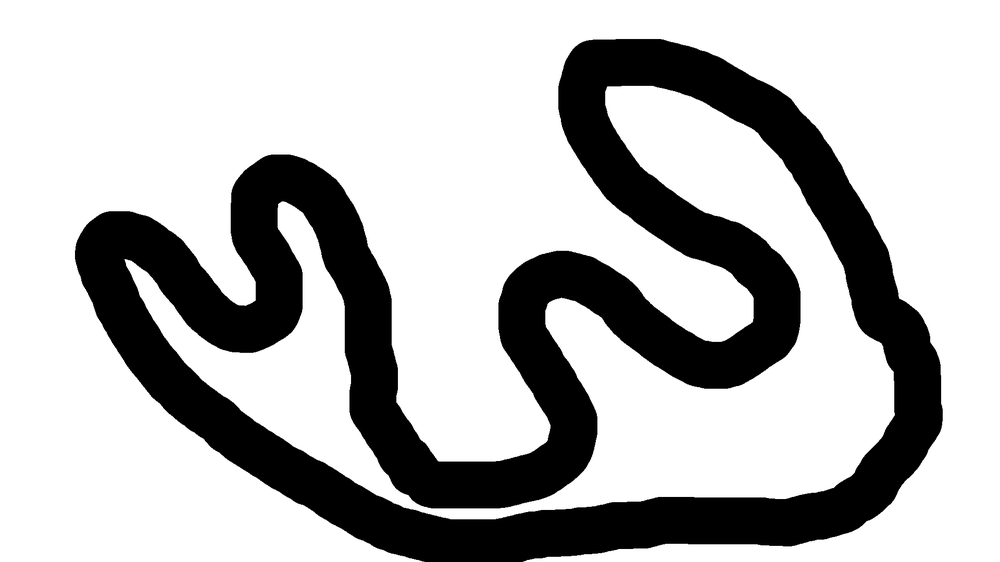
#> input picture road_map.png, 1000 x 562 px, shrunk from 1920 x 1080 before the run
$ python keypoints_extractor.py
#> lines starting #> are read from the running program, lines starting #| are printed output that depends on the picture; after the words box and inside, x2 and y2 are one past the last pixel; in counts of white or black regions, pixels touching at a corner belong together
import cv2
import numpy as np

def extract_road_centerline(image_path, step=30):
    """Extract points from black road on white background"""
#> called with image_path = 'road_map.png', step = 30
    # Read image
    img = cv2.imread(image_path, cv2.IMREAD_GRAYSCALE)
#> img is the input picture: shape (562, 1000); min 0, max 255, mean 185.2
    _, binary = cv2.threshold(img, 127, 255, cv2.THRESH_BINARY_INV)
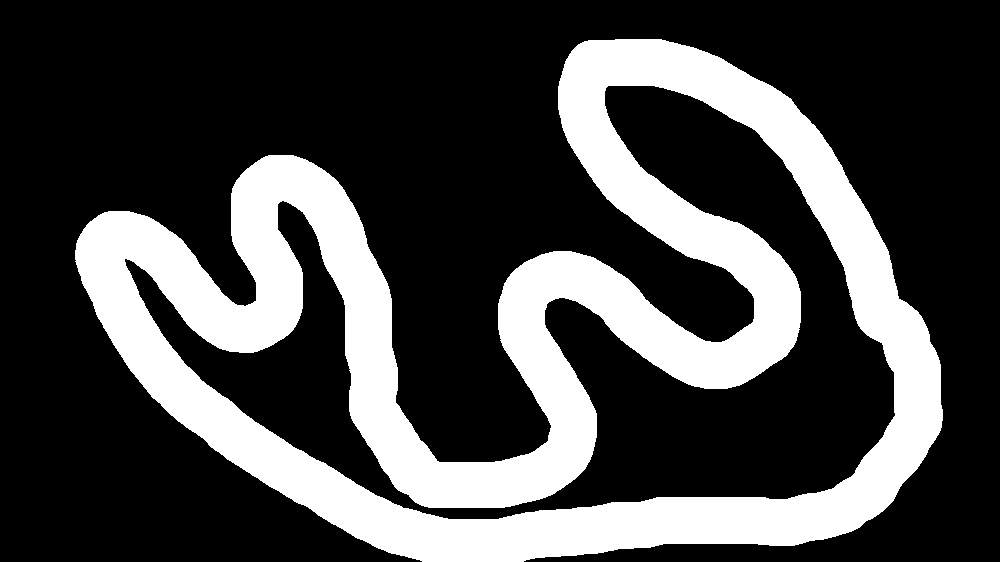
#> binary: shape (562, 1000); 27.4% white; 1 white region

    # Find contours (road edges)
    contours, _ = cv2.findContours(binary, cv2.RETR_EXTERNAL, cv2.CHAIN_APPROX_SIMPLE)
#> contours = 1 contour; box (x1, y1, x2, y2) and area: (75, 39, 943, 562) 243048
    if not contours:
        return []

    # Approximate centerline
    largest_contour = max(contours, key=cv2.contourArea)
#> largest_contour = contour of 1474 points, box (x1, y1, x2, y2) (75, 39, 943, 562), area 243048
    points = []

    # Sample points along the contour
    for i in range(0, len(largest_contour), step):
        x, y = largest_contour[i][0]
        points.append((x, y))
#> this loop made 50 passes
#> (i, x, y) on passes 2 to 13: (30, 560, 80), (60, 573, 150), (90, 606, 198), (120, 663, 240), (150, 709, 262), (180, 753, 321), (210, 699, 338), (240, 650, 304), (270, 602, 263), (300, 537, 256), (330, 501, 295), (360, 514, 364)
#> (x, y) on pass 1: (615, 39)
#> after the loop, points = 50 pairs, first value 79 to 939, second value 39 to 558

    return points

# Usage
road_points = extract_road_centerline("road_map.png")
#> road_points has the same summary as points in extract_road_centerline
road_points2=extract_road_centerline("road_map.png")
#> the loop in extract_road_centerline (call 2), `for i in range(0, len(largest_contour), step):` made 50 passes
#> road_points2 has the same summary as points in extract_road_centerline
print(f"Extracted {len(road_points)} points:")
#| Extracted 50 points:
#print(road_points[:10])  # Print first 10 points
if road_points==road_points2:
    print(True)
else:
    print(False)

$ run again, with 1.png copied over road_map.png
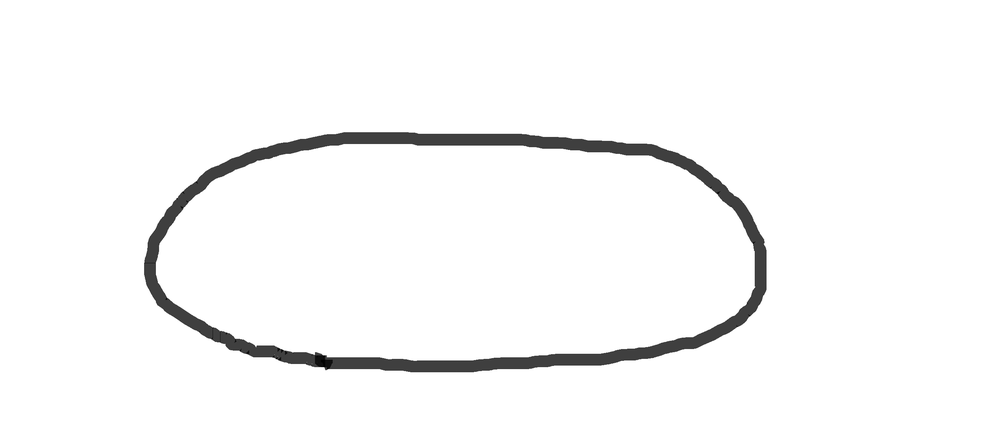
#> input picture 1.png, 1000 x 425 px, shrunk from 2540 x 1080 before the run
#> in extract_road_centerline, img is the input picture: shape (425, 1000); min 0, max 255, mean 247.3
#> in extract_road_centerline, `_, binary = cv2.threshold(img, 127, 255, cv2.THRESH_BINARY_INV)`:
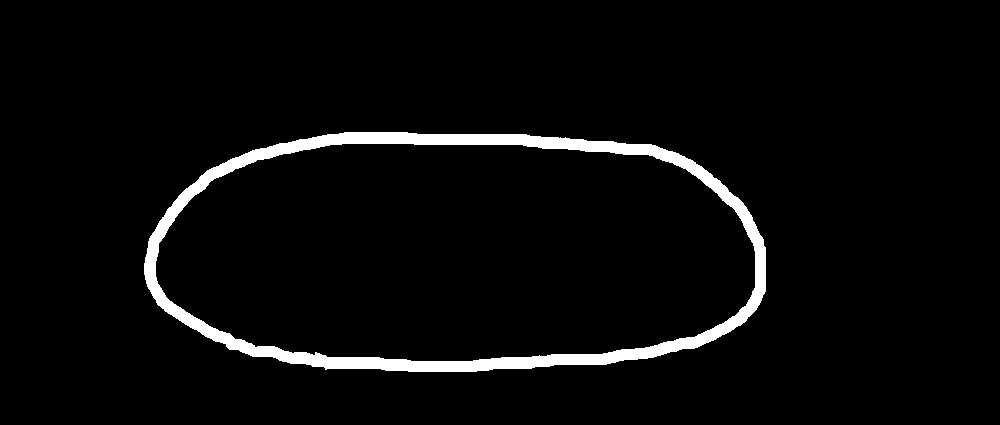
#> binary: shape (425, 1000); 3.9% white; 1 white region
#> contours = 1 contour; box (x1, y1, x2, y2) and area: (144, 132, 766, 372) 124708
#> largest_contour = contour of 464 points, box (x1, y1, x2, y2) (144, 132, 766, 372), area 124708
#> the loop in extract_road_centerline, `for i in range(0, len(largest_contour), step):` made 16 passes
#> (i, x, y) on passes 2 to 9: (30, 267, 147), (60, 222, 163), (90, 169, 207), (120, 147, 248), (150, 162, 308), (180, 202, 334), (210, 252, 356), (240, 488, 370)
#> after the loop in extract_road_centerline, `for i in range(0, len(largest_contour), step):`: points = [(344, 132), (267, 147), (222, 163), (169, 207), (147, 248), (162, 308), (202, 334), (252, 356), (488, 370), (660, 355), (713, 340), (756, 308), (754, 222), (714, 178), (672, 151), (561, 138)]
#> road_points has the same summary as points in extract_road_centerline
#> the loop in extract_road_centerline (call 2), `for i in range(0, len(largest_contour), step):` made 16 passes
#> road_points2 has the same summary as points in extract_road_centerline
#| Extracted 16 points:

$ run again, with 2.png copied over road_map.png
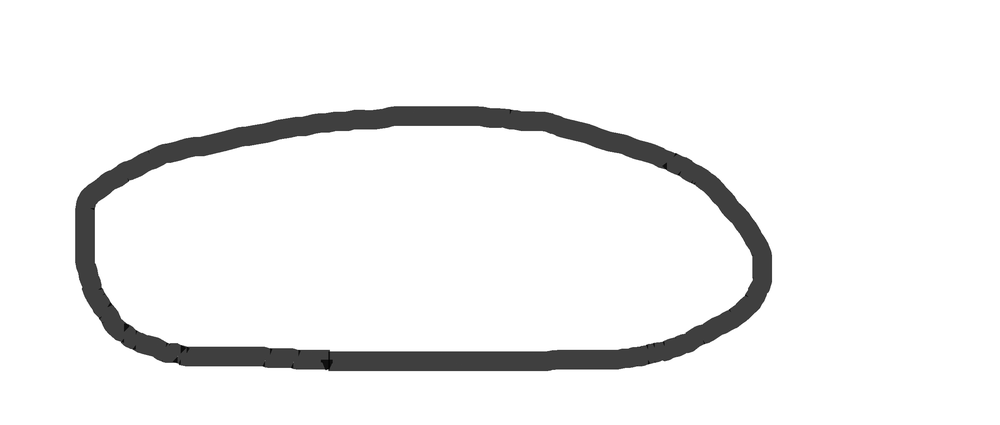
#> input picture 2.png, 1000 x 425 px, shrunk from 2540 x 1080 before the run
#> in extract_road_centerline, img is the input picture: shape (425, 1000); min 0, max 255, mean 240.8
#> in extract_road_centerline, `_, binary = cv2.threshold(img, 127, 255, cv2.THRESH_BINARY_INV)`:
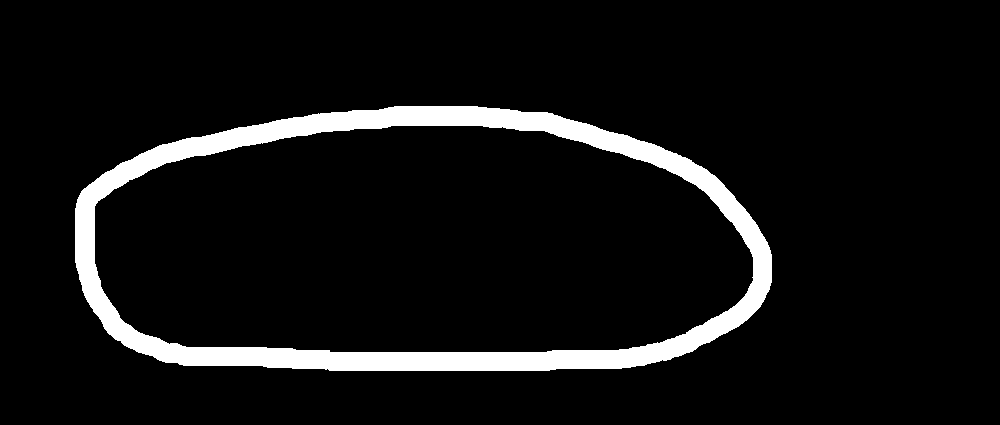
#> binary: shape (425, 1000); 7.2% white; 1 white region
#> contours = 1 contour; box (x1, y1, x2, y2) and area: (75, 106, 772, 371) 154644
#> largest_contour = contour of 493 points, box (x1, y1, x2, y2) (75, 106, 772, 371), area 154644
#> the loop in extract_road_centerline, `for i in range(0, len(largest_contour), step):` made 17 passes
#> (i, x, y) on passes 2 to 9: (30, 276, 120), (60, 206, 135), (90, 148, 150), (120, 107, 171), (150, 77, 270), (180, 101, 321), (210, 141, 352), (240, 329, 370)
#> after the loop in extract_road_centerline, `for i in range(0, len(largest_contour), step):`: points = [(394, 106), (276, 120), (206, 135), (148, 150), (107, 171), (77, 270), (101, 321), (141, 352), (329, 370), (678, 356), (722, 334), (766, 293), (757, 225), (692, 162), (651, 143), (599, 128), (547, 112)]
#> road_points has the same summary as points in extract_road_centerline
#> the loop in extract_road_centerline (call 2), `for i in range(0, len(largest_contour), step):` made 17 passes
#> road_points2 has the same summary as points in extract_road_centerline
#| Extracted 17 points:

$ run again, with 3.png copied over road_map.png
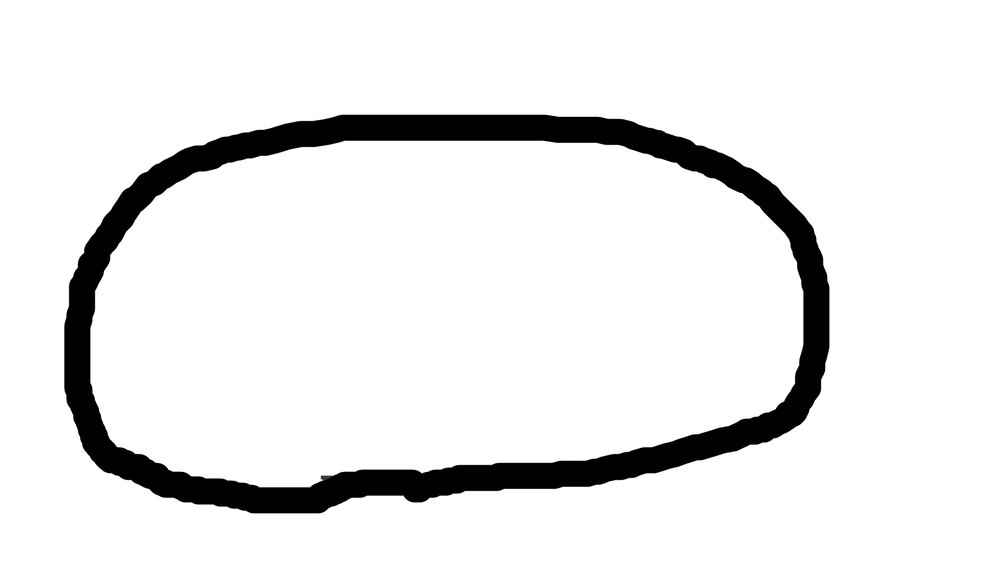
#> input picture 3.png, 1000 x 562 px, shrunk from 1920 x 1080 before the run
#> in extract_road_centerline, img is the input picture: shape (562, 1000); min 0, max 255, mean 232.3
#> in extract_road_centerline, `_, binary = cv2.threshold(img, 127, 255, cv2.THRESH_BINARY_INV)`:
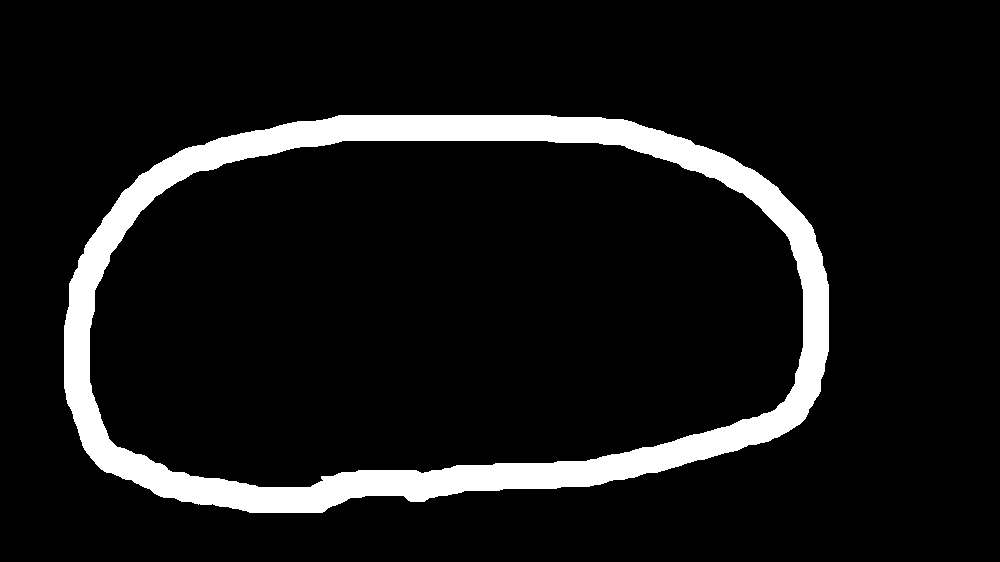
#> binary: shape (562, 1000); 8.9% white; 1 white region
#> contours = 1 contour; box (x1, y1, x2, y2) and area: (64, 115, 829, 513) 255054
#> largest_contour = contour of 641 points, box (x1, y1, x2, y2) (64, 115, 829, 513), area 255054
#> the loop in extract_road_centerline, `for i in range(0, len(largest_contour), step):` made 22 passes
#> (i, x, y) on passes 2 to 9: (30, 255, 130), (60, 192, 146), (90, 154, 165), (120, 111, 210), (150, 75, 271), (180, 70, 408), (210, 86, 452), (240, 143, 486)
#> after the loop in extract_road_centerline, `for i in range(0, len(largest_contour), step):`: points = [(338, 115), (255, 130), (192, 146), (154, 165), (111, 210), (75, 271), (70, 408), (86, 452), (143, 486), (211, 504), (338, 503), (452, 493), (625, 478), (684, 463), (740, 448), (790, 429), (822, 376), (819, 250), (768, 180), (726, 155), (676, 136), (627, 120)]
#> road_points has the same summary as points in extract_road_centerline
#> the loop in extract_road_centerline (call 2), `for i in range(0, len(largest_contour), step):` made 22 passes
#> road_points2 has the same summary as points in extract_road_centerline
#| Extracted 22 points:
